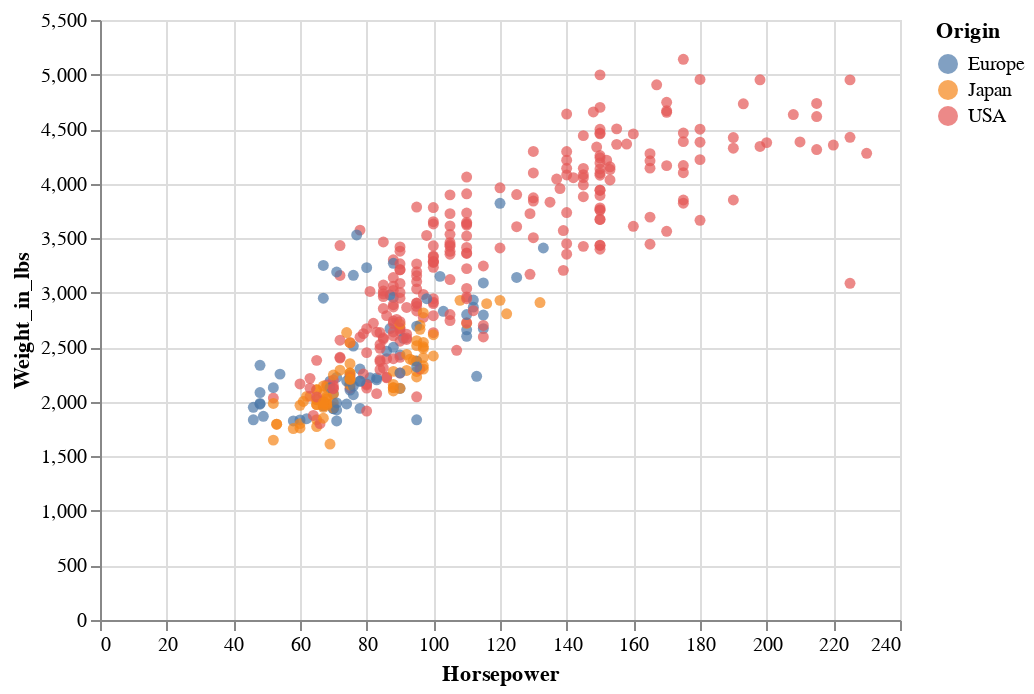

This figure's notebook cell:
### Code cell
alt.Chart(cars).mark_circle().encode(
    x='Horsepower',
    y='Weight_in_lbs',
    color='Origin'
).interactive()

### Figure 1 — Vega-Lite specification as saved in the notebook (floating-point values rounded to 4 significant figures; data arrays with more than 128 entries replaced by an {"elided": "..."} marker saying what was removed)
{"$schema": "https://vega.github.io/schema/vega-lite/v2.4.3.json", "config": {"view": {"height": 300, "width": 400}}, "data": {"values": {"elided": "406 records"}}, "encoding": {"color": {"field": "Origin", "type": "nominal"}, "x": {"field": "Horsepower", "type": "quantitative"}, "y": {"field": "Weight_in_lbs", "type": "quantitative"}}, "mark": "circle", "selection": {"selector001": {"bind": "scales", "encodings": ["x", "y"], "type": "interval"}}}
